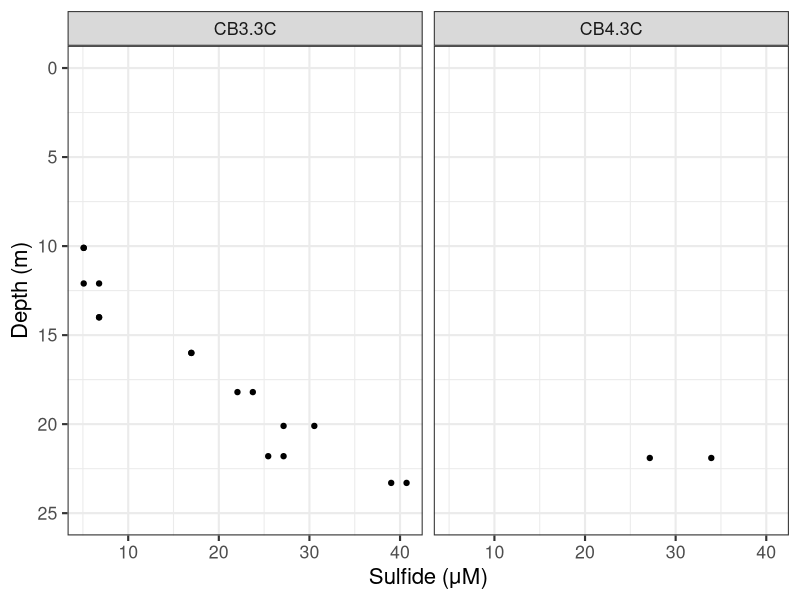
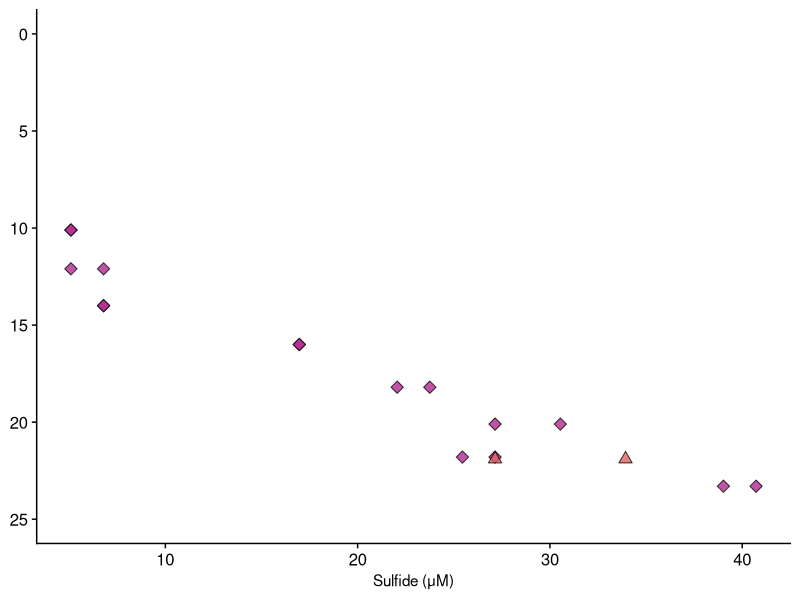

Write R code to recreate these figures, in order.
## ---- chunk 1
library(tidyverse)
library(here)
library(readxl)
## ---- chunk 2
sulfideRaw <- read_excel(here::here("InputData", "cb2019_sulfide sample log (1) (1)(1).xlsx"), range = "A2:J20")
## ---- chunk 3
ggplot(sulfideRaw, aes(y = `Depth (m)`, x = `correct concentration`)) +
  geom_point() +
  scale_y_reverse() +
  labs(x = "Sulfide (μM)") +
  facet_wrap(~Site) +
  #geom_vline(xintercept = 7.78 * 3) +
  theme_bw(base_size = 16)+
  lims(y = c(25, 0))
## ---- chunk 4
sulfidePlot <- sulfideRaw %>% 
  arrange(Site) %>%
ggplot(aes(y = `Depth (m)`, x = `correct concentration`, shape = Site, fill = Site)) +
  geom_point(size = 3, alpha = 0.8) +
  scale_y_reverse() +
  labs(x = "Sulfide (μM)") +
  #geom_vline(xintercept = 7.78 * 3) +
  theme_bw(base_size = 16)+
  lims(y = c(25, 0)) +
  scale_fill_manual(values = viridis::plasma(n = 6)[3:4]) +
  scale_shape_manual(values = rep(21:25, 2)[3:4]) +
  cowplot::theme_cowplot() +
  theme(legend.position = "none", axis.title.y = element_blank(),
        axis.title.x = element_text(size = 11))
sulfidePlot
